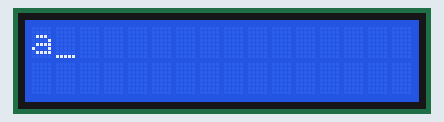
This sketch was run on a simulated Arduino Uno, built with avr-gcc and run on an emulated ATmega328P. Shown: 16×2 character LCD.

Above: at 0.1 s.
At 2.1 s:
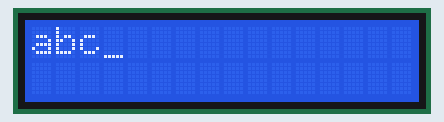
At 4.1 s:
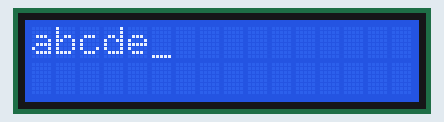
At 9.1 s:
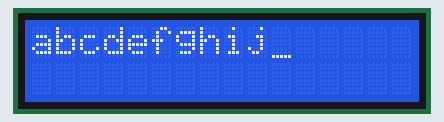
At 14.1 s:
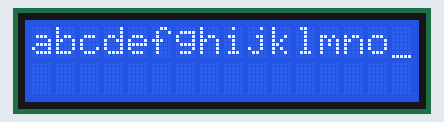
At 19.1 s:
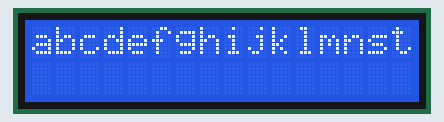

The sketch:

MovingLCD.ino
```cpp
#include <LiquidCrystal.h>


const int rs = 12, en = 11, data4 = 36, data5 = 34, data6 = 32, data7 = 30;
LiquidCrystal lcd(rs, en, data4, data5, data6, data7);

int thisChar = 'a';

void setup() {
  // set up the LCD's number of columns and rows:
  lcd.begin(16, 2);
  // turn on the cursor:
  lcd.cursor();
}

void loop() {
  // reverse directions at 'm':
  if (thisChar == 'q') {
    // go right for the next letter
    lcd.rightToLeft();
  }
  // reverse again at 's':
  if (thisChar == 's') {
    // go left for the next letter
    lcd.leftToRight();
  }
  // reset at 'z':
  if (thisChar > 'z') {
    // go to (0,0):
    lcd.home();
    // start again at 0
    thisChar = 'a';
  }
  // print the character
  lcd.write(thisChar);
  // wait a second:
  delay(1000);
  // increment the letter:
  thisChar++;
}
```

Measured:
- what the display in image 1 shows lasts 1.0 s, from 2.1 s to 3.1 s
